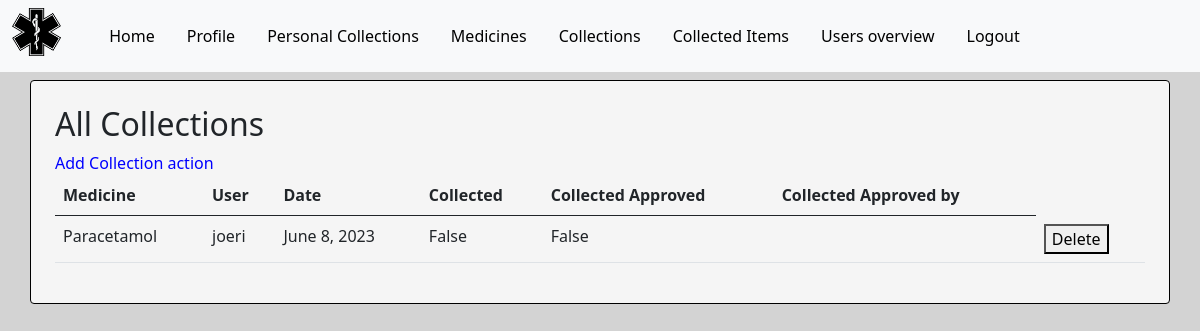
The app's page /collections (signed in), older data.
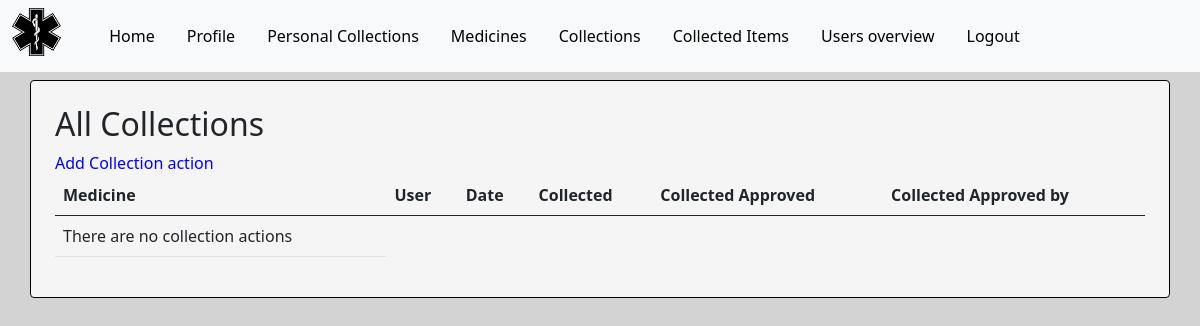
The same page, newer data.
### base/models.py (models this page shows, shortened)
class Collection(models.Model):
    medicine = models.ForeignKey(
        Medicine, on_delete=models.CASCADE, null=False)
    user = models.ForeignKey(User, on_delete=models.CASCADE)
    date = models.DateField(blank=False,)
    collected = models.BooleanField(default=False)
    collected_approved = models.BooleanField(default=False)
    collected_approved_by = models.ForeignKey(User, on_delete=models.CASCADE,
                                    related_name='approved_by', null=True, blank=True)

class Medicine(models.Model):
    name = models.CharField(max_length=50)
    manufacture = models.CharField(max_length=50)
    cures = models.CharField(max_length=50)
    side_effects = models.CharField(max_length=50)

### base/views.py (the view)
# urls.py: path('collections', views.collections, name='collections'),
@login_required
@staff_member_required
def collections(request):
    collections_list = Collection.objects.all()
    context = {
        'collections': collections_list
    }
    return render(request, 'base/collections.html', context)

### base/templates/base/collections.html (shortened to what this page needs)
{% extends 'base/base.html' %}
{% load static %}
{% block content %}
<div class="p-3">
    <h2>All Collections</h2>
    <a href="{% url 'add_collection' %}" class="link">Add Collection action</a>
    <table class="table">
        <thead>
          <tr>
            <th scope="col">Medicine</th>
            <th scope="col">User</th>
            <th scope="col">Date</th>
            <th scope="col">Collected</th>
            <th scope="col">Collected Approved</th>
            <th scope="col">Collected Approved by</th>
          </tr>
        </thead>
        <tbody>
            {% for collection in collections %}
        <tr>
            <td>{{ collection.medicine.name }}</td>
            <td>{{ collection.user.username }}</td>
            <td>{{ collection.date }} </td>
            <td>{{ collection.collected }} </td>
            <td>{{ collection.collected_approved }}</td>
            <td>{{ collection.collected_approved_by.username }}</td>
            <td>
                <form method="post" action="{% url 'delete_collection' collection.id %}">
                    <button type="submit">Delete</button>
                </form>
            </td>
          </tr>
        {% empty %}
            <tr>
                <td> There are no collection actions</td>
            </tr>
        {% endfor %}
        </tbody>
    </table>
</div>
{% endblock %}

Row changes from the older to the newer data that the page shows:
removed Collection: medicine.name "Paracetamol", user.username "joeri", date "June 8, 2023", collected "False", collected_approved "False"
Text that changed along with them:
text now shown: "There are no collection actions"
